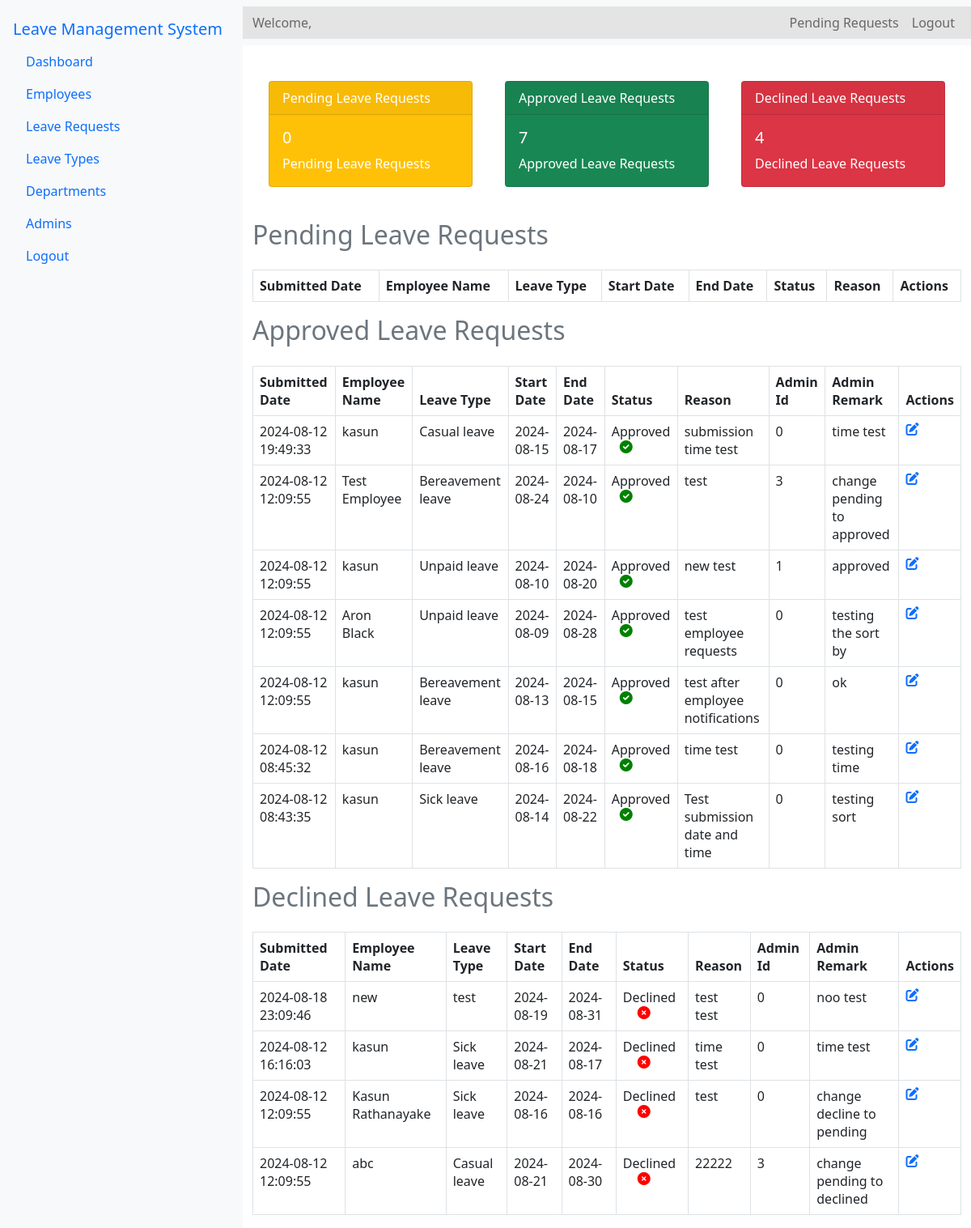
The page /Source/admin/leave-requests.php (signed in) on the database as committed earlier.
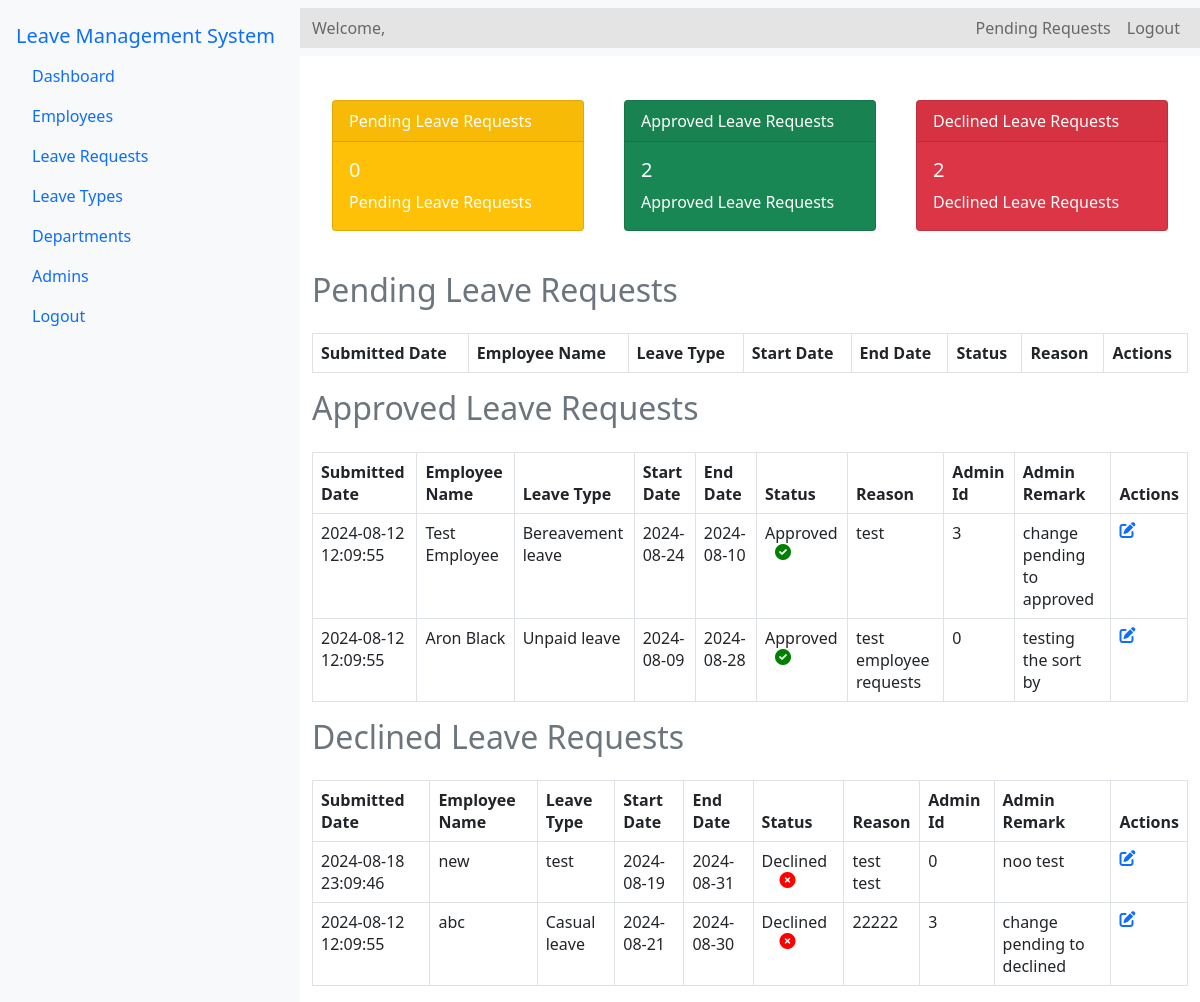
The same page on the database as committed later.
### tables this page shows
CREATE TABLE `leave_list` (
  `E_id` int(11) NOT NULL,
  `leave_id` int(11) NOT NULL,
  `E_name` varchar(100) NOT NULL,
  `Leave_type` varchar(100) NOT NULL,
  `Start` varchar(100) NOT NULL,
  `End` varchar(100) NOT NULL,
  `Status` varchar(100) NOT NULL,
  `Comment` varchar(1000) NOT NULL,
  `A_id` int(11) NOT NULL,
  `a_remark` varchar(1000) NOT NULL,
  `seen` int(11) NOT NULL,
  `submission_date` datetime DEFAULT current_timestamp()
);

### Source/admin/leave-requests.php (the view, shortened to what the changed rows need)
<?php
include '../config.php';
$Declined_query = "SELECT COUNT(*) as count FROM leave_list WHERE Status = 'Declined'";
$Declined_result = $conn->query($Declined_query);
$Declined_count = $Declined_result->fetch_assoc()['count'];
$Approved_query = "SELECT COUNT(*) as count FROM leave_list WHERE Status = 'Approved'";
$Approved_result = $conn->query($Approved_query);
$Approved_count = $Approved_result->fetch_assoc()['count'];
$approved_query = "SELECT * FROM leave_list where Status = 'Approved' ORDER BY submission_date DESC";
$approved_result = $conn->query($approved_query);
$declined_query = "SELECT * FROM leave_list where Status = 'Declined' ORDER BY submission_date DESC";
$declined_result = $conn->query($declined_query);
?>
<!DOCTYPE html>
<html lang="en">
<head>
    <link rel="stylesheet" href="../bootstrap-5.0.2-dist/css/bootstrap.min.css">
    <link rel="stylesheet" href="../css/admin-dashboard.css">
    <link rel="stylesheet" href="https://cdnjs.cloudflare.com/ajax/libs/font-awesome/6.0.0-beta3/css/all.min.css">
    <link rel="stylesheet" href="../css/main.css">
    <link rel="stylesheet" href="../css/spinner.css">
</head>
<body>
<div class="d-flex">
    <div class="flex-grow-1">
        <div class="container mt-4">
            <div class="d-flex justify-content-around">
                <div class="card text-white bg-success mb-3" style="max-width: 18rem;">
                    <div class="card-body">
                        <h5 class="card-title"><?php echo $Approved_count ; ?></h5>
                        <p class="card-text">Approved Leave Requests</p>
                    </div>
                </div>
                <div class="card text-white bg-danger mb-3" style="max-width: 18rem;">
                    <div class="card-body">
                        <h5 class="card-title"><?php echo $Declined_count; ?></h5>
                        <p class="card-text">Declined Leave Requests</p>
                    </div>
                </div>
            </div>
        </div>
    <div class="container mt-4">
        <h2 class="text-secondary">Pending Leave Requests</h2>
            <table class="table table-bordered mt-4">
                <thead>
                    <tr>
                        <th>Submitted Date</th>
                        <th>Employee Name</th>
                        <th>Leave Type</th>
                        <th>Start Date</th>
                        <th>End Date</th>
                        <th>Status</th>
                        <th>Reason</th>
                        <th>Actions</th>
                    </tr>
                </thead>
            </table>
            <h2 class="text-secondary">Approved Leave Requests</h2>
            <table class="table table-bordered mt-4">
                <thead>
                    <tr>
                        <th>Submitted Date</th>
                        <th>Employee Name</th>
                        <th>Leave Type</th>
                        <th>Start Date</th>
                        <th>End Date</th>
                        <th>Status</th>
                        <th>Reason</th>
                        <th>Admin Id</th>
                        <th>Admin Remark</th>
                        <th>Actions</th>
                    </tr>
                </thead>
                <tbody>
                    <?php while ($row = $approved_result->fetch_assoc()): ?>
                    <tr>
                        <td><?php echo htmlspecialchars($row['submission_date']); ?></td>
                        <td><?php echo htmlspecialchars($row['E_name']); ?></td>
                        <td><?php echo htmlspecialchars($row['Leave_type']); ?></td>
                        <td><?php echo htmlspecialchars($row['Start']); ?></td>
                        <td><?php echo htmlspecialchars($row['End']); ?></td>
                        <td>
                            <?php
                                echo htmlspecialchars($row['Status']);
                                if ($row['Status'] == 'Pending') {
                                    echo '<i style="color: orange; margin-left: 24px;" class="fas fa-hourglass-start status-icon status-pending"></i>';
                                } elseif ($row['Status'] == 'Approved') {
                                    echo '<i style="color: green; margin-left: 10px;" class="fas fa-check-circle status-icon status-approved"></i>';
                                } elseif ($row['Status'] == 'Declined') {
                                    echo '<i style="color: red; margin-left: 18px;" class="fas fa-times-circle status-icon status-declined"></i>';
                                }
                            ?>
                        </td>
                        <td><?php echo htmlspecialchars($row['Comment']); ?></td>
                        <td><?php echo htmlspecialchars($row['A_id']); ?></td>
                        <td><?php echo htmlspecialchars($row['a_remark']); ?></td>
                        <td>
                        <a href="leave-action.php?leave_id=<?php echo htmlspecialchars($row['leave_id']); ?>" > <i class="fas fa-edit"></i></a>
                        </td>
                    </tr>
                    <?php endwhile; ?>
                </tbody>
            </table>
            <h2 class="text-secondary">Declined Leave Requests</h2>
            <table class="table table-bordered mt-4">
                <thead>
                    <tr>
                        <th>Submitted Date</th>
                        <th>Employee Name</th>
                        <th>Leave Type</th>
                        <th>Start Date</th>
                        <th>End Date</th>
                        <th>Status</th>
                        <th>Reason</th>
                        <th>Admin Id</th>
                        <th>Admin Remark</th>
                        <th>Actions</th>
                    </tr>
                </thead>
                <tbody>
                    <?php while ($row = $declined_result->fetch_assoc()): ?>
                    <tr>
                        <td><?php echo htmlspecialchars($row['submission_date']); ?></td>
                        <td><?php echo htmlspecialchars($row['E_name']); ?></td>
                        <td><?php echo htmlspecialchars($row['Leave_type']); ?></td>
                        <td><?php echo htmlspecialchars($row['Start']); ?></td>
                        <td><?php echo htmlspecialchars($row['End']); ?></td>
                        <td>
                            <?php
                                echo htmlspecialchars($row['Status']);
                                if ($row['Status'] == 'Pending') {
                                    echo '<i style="color: orange; margin-left: 24px;" class="fas fa-hourglass-start status-icon status-pending"></i>';
                                } elseif ($row['Status'] == 'Approved') {
                                    echo '<i style="color: green; margin-left: 10px;" class="fas fa-check-circle status-icon status-approved"></i>';
                                } elseif ($row['Status'] == 'Declined') {
                                    echo '<i style="color: red; margin-left: 18px;" class="fas fa-times-circle status-icon status-declined"></i>';
                                }
                            ?>
                        </td>
                        <td><?php echo htmlspecialchars($row['Comment']); ?></td>
                        <td><?php echo htmlspecialchars($row['A_id']); ?></td>
                        <td><?php echo htmlspecialchars($row['a_remark']); ?></td>
                        <td>
                        <a href="leave-action.php?leave_id=<?php echo htmlspecialchars($row['leave_id']); ?>" > <i class="fas fa-edit"></i></a>
                        </td>
                    </tr>
                    <?php endwhile; ?>
                </tbody>
            </table>
        </div>
    </div>
</div>
</body>
</html>

Rows that differ between the two databases and show on the page:
removed leave_list: submission_date "2024-08-12 19:49:33", E_name "kasun", Leave_type "Casual leave", Start "2024-08-15", End "2024-08-17", Status "Approved", Comment "submission time test", A "0", a_remark "time test", shown under "Approved Leave Requests"
removed leave_list: submission_date "2024-08-12 12:09:55", E_name "kasun", Leave_type "Unpaid leave", Start "2024-08-10", End "2024-08-20", Status "Approved", Comment "new test", A "1", a_remark "approved", shown under "Approved Leave Requests"
removed leave_list: submission_date "2024-08-12 12:09:55", E_name "kasun", Leave_type "Bereavement leave", Start "2024-08-13", End "2024-08-15", Status "Approved", Comment "test after employee notifications", A "0", a_remark "ok", shown under "Approved Leave Requests"
removed leave_list: submission_date "2024-08-12 08:45:32", E_name "kasun", Leave_type "Bereavement leave", Start "2024-08-16", End "2024-08-18", Status "Approved", Comment "time test", A "0", a_remark "testing time", shown under "Approved Leave Requests"
removed leave_list: submission_date "2024-08-12 08:43:35", E_name "kasun", Leave_type "Sick leave", Start "2024-08-14", End "2024-08-22", Status "Approved", Comment "Test submission date and time", A "0", a_remark "testing sort", shown under "Approved Leave Requests"
removed leave_list: submission_date "2024-08-12 16:16:03", E_name "kasun", Leave_type "Sick leave", Start "2024-08-21", End "2024-08-17", Status "Declined", Comment "time test", A "0", a_remark "time test", shown under "Declined Leave Requests"
removed leave_list: submission_date "2024-08-12 12:09:55", E_name "Kasun Rathanayake", Leave_type "Sick leave", Start "2024-08-16", End "2024-08-16", Status "Declined", Comment "test", A "0", a_remark "change decline to pending", shown under "Declined Leave Requests"
Other text that changed with them:
$Approved_count: "7" → "2"
$Declined_count: "4" → "2"
